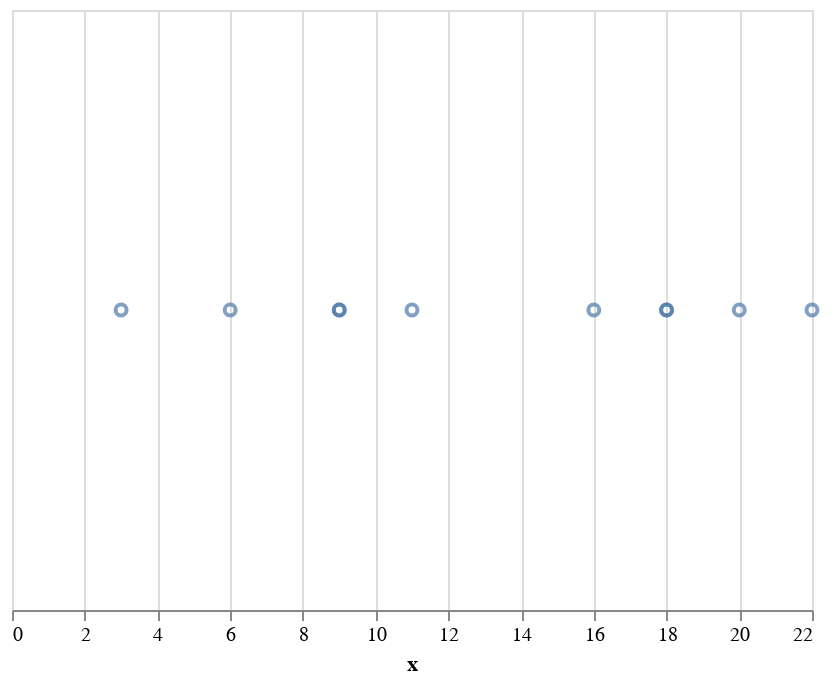

This figure's notebook cell:
### Markdown cell above
This is not very interesting because we didn't set any encodings.

### Code cell
alt.Chart(df).mark_point().encode(x='x')

### Figure 1 — Vega-Lite specification as saved in the notebook (floating-point values rounded to 4 significant figures)
{"$schema": "https://vega.github.io/schema/vega-lite/v2.6.0.json", "config": {"view": {"height": 300, "width": 400}}, "data": {"name": "data-4b7fb2e0c15249fa73354f15a3fbe2d6"}, "datasets": {"data-4b7fb2e0c15249fa73354f15a3fbe2d6": [{"x": 9, "y": 20}, {"x": 3, "y": 2}, {"x": 22, "y": 15}, {"x": 16, "y": 10}, {"x": 11, "y": 7}, {"x": 18, "y": 12}, {"x": 6, "y": 14}, {"x": 20, "y": 9}, {"x": 9, "y": 0}, {"x": 18, "y": 8}]}, "encoding": {"x": {"field": "x", "type": "quantitative"}}, "mark": "point"}
